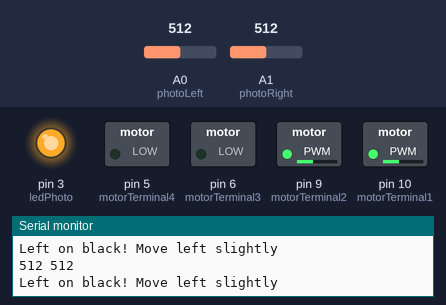
A sketch run on a simulated Arduino Uno, built with avr-gcc and run on an emulated ATmega328P. Parts: switched loads named in the sketch (green lamp = pin HIGH), output pins drawn as LEDs (lit = HIGH), the last lines printed to the serial monitor. Dashed ring = blinking. The inputs (shaded band) are chosen by the test bench; at power-on: A0 (photoLeft) = 512, A1 (photoRight) = 512.

Above: at 1.7 s.
1.8 s: A0 (photoLeft) set to 822
5.3 s: A0 (photoLeft) set to 858
At 6.4 s:
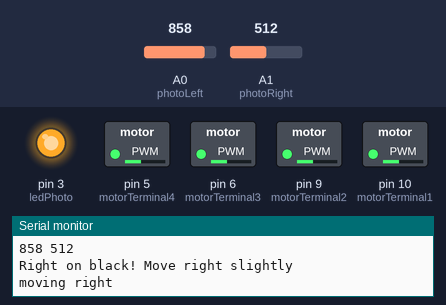
8.9 s: A1 (photoRight) set to 900
At 9.16 s:
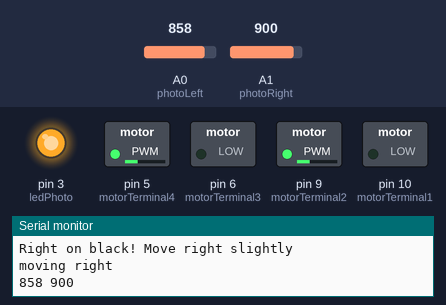
12.6 s: A0 (photoLeft) set to 716
At 13.01 s:
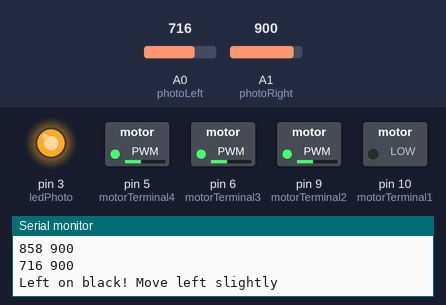
16.3 s: A0 (photoLeft) set to 900
At 18.0 s:
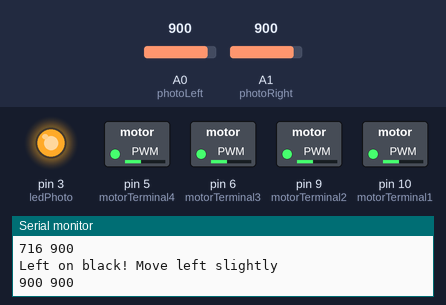
20.0 s: A0 (photoLeft) set to 511
At 20.6 s:
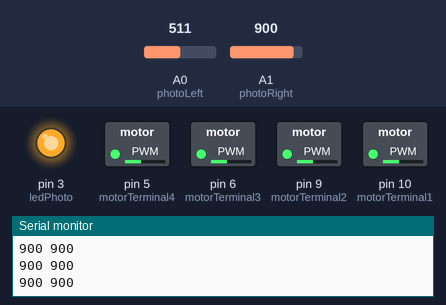
Timing chart, 0 to 24.7 s (numbered marks = the images above; inputs shaded):
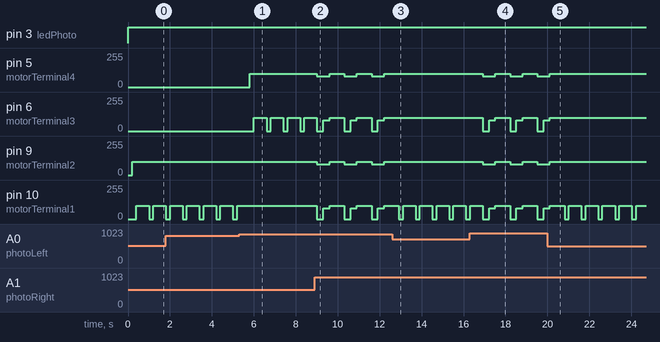

The sketch:

Program1.ino
```cpp
const int motorTerminal1 = 10; // Digital Pin 1 connects to motor terminal 1
const int motorTerminal2 = 9; // Digital Pin 2 connects to motor terminal 2
 //const int enablePin = 5; // Digital pin 10 connects to the enable pin
const int motorTerminal3 = 6; // Digital Pin 3 connects to motor terminal 1
const int motorTerminal4 = 5; // Digital Pin 4 connects to motor terminal 2
 //   const int enablePin2 = 6; // Digital pin 9 connects to the enable pin
const int photoLeft = 0; // Analog pin 0 connects to the left photoresistor
const int photoRight = 1; // Analog pin 1 connects to the right photoresistor
const int ledPhoto = 3;   // Digital pin 10 connects to LED
int sensorValueLeft;
int sensorValueRight;
int leftCutoff = 840;
int rightCutoff = 825;
int counter = 0;
void setup() {
  // put your setup code here, to run once:
  Serial.begin(9600);
  pinMode(motorTerminal1, OUTPUT);
  pinMode(motorTerminal2, OUTPUT);
  pinMode(motorTerminal3, OUTPUT);
  pinMode(motorTerminal4, OUTPUT);
  pinMode(ledPhoto, OUTPUT);
  pinMode(photoLeft, INPUT);
  pinMode(photoRight, INPUT);
}

void loop() {
  digitalWrite(ledPhoto, HIGH);
  delay(100);
  sensorValueLeft= analogRead(photoLeft);
  sensorValueRight = analogRead(photoRight);
  Serial.print(sensorValueLeft);
  Serial.print(" ");
  Serial.print(sensorValueRight);
  Serial.println();
  delay(100);


    if(sensorValueLeft < leftCutoff)
    {

    Serial.println("Left on black! Move left slightly");
    motorLeft(200);
    delay(200);
    }

  else if (sensorValueRight < rightCutoff)
  {
    Serial.println("Right on black! Move right slightly");
    motorRight(200);
    delay(200);

  }
 else if (sensorValueLeft > leftCutoff)
  {
    if(sensorValueRight > rightCutoff){
    motorsOn(300);
    motorsOff(100);
    delay(400);
    //motorsBack(150);
   // delay(150);
    }


  }


}
void motorAngle(int time)
{
  analogWrite(motorTerminal1, 0);
  analogWrite(motorTerminal2, 100);
  analogWrite(motorTerminal3, 100);
  analogWrite(motorTerminal4, 0);
  delay(time);
  analogWrite(motorTerminal1, 100);
  analogWrite(motorTerminal4, 100);
  //analogWrite(motorTerminal1, 100);
  delay(time);
}

void motorRight(int time)
{

 // analogWrite(motorTerminal1, 0);
 //analogWrite(motorTerminal2, 100);
 Serial.println("moving right");
  analogWrite(motorTerminal3, 0);
  analogWrite(motorTerminal4, 100);
  delay(time);
  //analogWrite(motorTerminal1, 100);
  analogWrite(motorTerminal3, 100);
  //analogWrite(motorTerminal3, 100);
  delay(time);
}

void motorLeft(int time)
{

  analogWrite(motorTerminal1, 0);
  analogWrite(motorTerminal2, 100);
  //analogWrite(motorTerminal3, 0);
 // analogWrite(motorTerminal4, 100);
  delay(time);
  analogWrite(motorTerminal1, 100);
  //analogWrite(motorTerminal3, 100);
  //analogWrite(motorTerminal1, 100);
  delay(time);
}

void motorsOn(int time)
{
  analogWrite(motorTerminal1, 0);
  analogWrite(motorTerminal2, 80);
  analogWrite(motorTerminal3, 0);
  analogWrite(motorTerminal4, 80);
  delay(time);
  analogWrite(motorTerminal1, 80);
  analogWrite(motorTerminal3, 80);
  delay(time);
}

void motorsOff(int time)
{
  //analogWrite(motorTerminal1, 0);
  analogWrite(motorTerminal2, 100);
  //analogWrite(motorTerminal3, 0);
  analogWrite(motorTerminal4, 100);
 // delay(time);
  analogWrite(motorTerminal1, 100);
  analogWrite(motorTerminal3, 100);
  delay(time);
}

void motorsBack(int time){
  analogWrite(motorTerminal1, 100);
  analogWrite(motorTerminal2, 0);
  analogWrite(motorTerminal3, 100);
  analogWrite(motorTerminal4, 0);
  delay(time);
  analogWrite(motorTerminal2, 100);
  analogWrite(motorTerminal4, 100);
  delay(time);
}
```

Measured:
- the behaviour switches between 839 and 840 on A0 (photoLeft) (found by bisection; images 0 and 1)
- after the input at 5.3 s, pin 5 (motorTerminal4): 0/255 → 100/255 after 0.51 s; pin 6 (motorTerminal3): alternates 100/255 for 0.60 s and 0/255 for 0.20 s, starting after 0.71 s; pin 10 (motorTerminal1): stops changing and stays 100/255
- after the input at 8.9 s, pin 5 (motorTerminal4), pin 9 (motorTerminal2): alternates 100/255 for 0.70 s and 80/255 for 0.60 s, starting after 0.11 s; pin 10 (motorTerminal1): 100/255 → 0/255 after 0.11 s, then repeats every 1.3 s: 80/255 0.30 s, 100/255 0.70 s, 0/255 0.30 s
- after the input at 12.6 s, pin 5 (motorTerminal4), pin 6 (motorTerminal3), pin 9 (motorTerminal2): stops changing and stays 100/255
- after the input at 16.3 s, pin 5 (motorTerminal4), pin 9 (motorTerminal2): alternates 100/255 for 0.70 s and 80/255 for 0.60 s, starting after 0.62 s; pin 6 (motorTerminal3): 100/255 → 0/255 after 0.62 s, then repeats every 1.3 s: 80/255 0.30 s, 100/255 0.70 s, 0/255 0.30 s
- after the input at 20.0 s, pin 5 (motorTerminal4), pin 6 (motorTerminal3), pin 9 (motorTerminal2): goes on until 20.1 s, then stays 100/255
- by itself, pin 10 (motorTerminal1): alternates 100/255 for 0.60 s and 0/255 for 0.20 s
